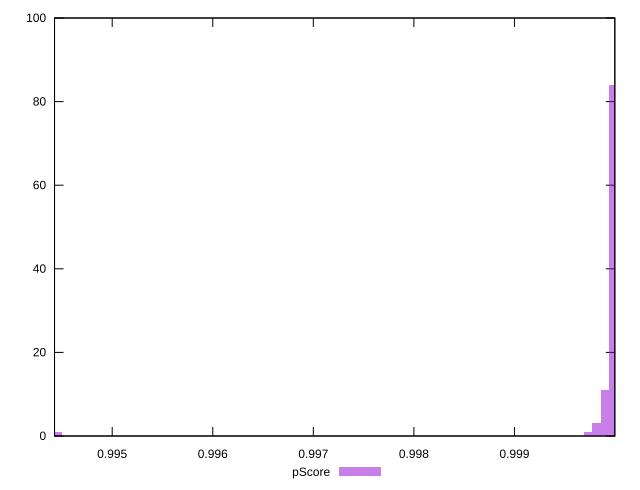

The gnuplot source for this figure:
reset

$pScore <<EOF
0.9944588376913684 1
0.9999864436816146 84
0.9998163634972994 3
0.999901403589457 11
0.9997313234051417 1
EOF

set key outside below
set boxwidth 0.0000850400921576337
set xrange [0.9944265326546491:0.9999981301812194]
set yrange [0:100]
set trange [0:100]
set style fill transparent solid 0.5 noborder
set terminal svg size 640, 490 enhanced background rgb 'white'
set output "reports/report_00033_2021-03-01T14-23-16.841Z/estimated-input-latency/samples/astro/pScore/histogram.svg"

plot $pScore title "pScore" with boxes

reset
